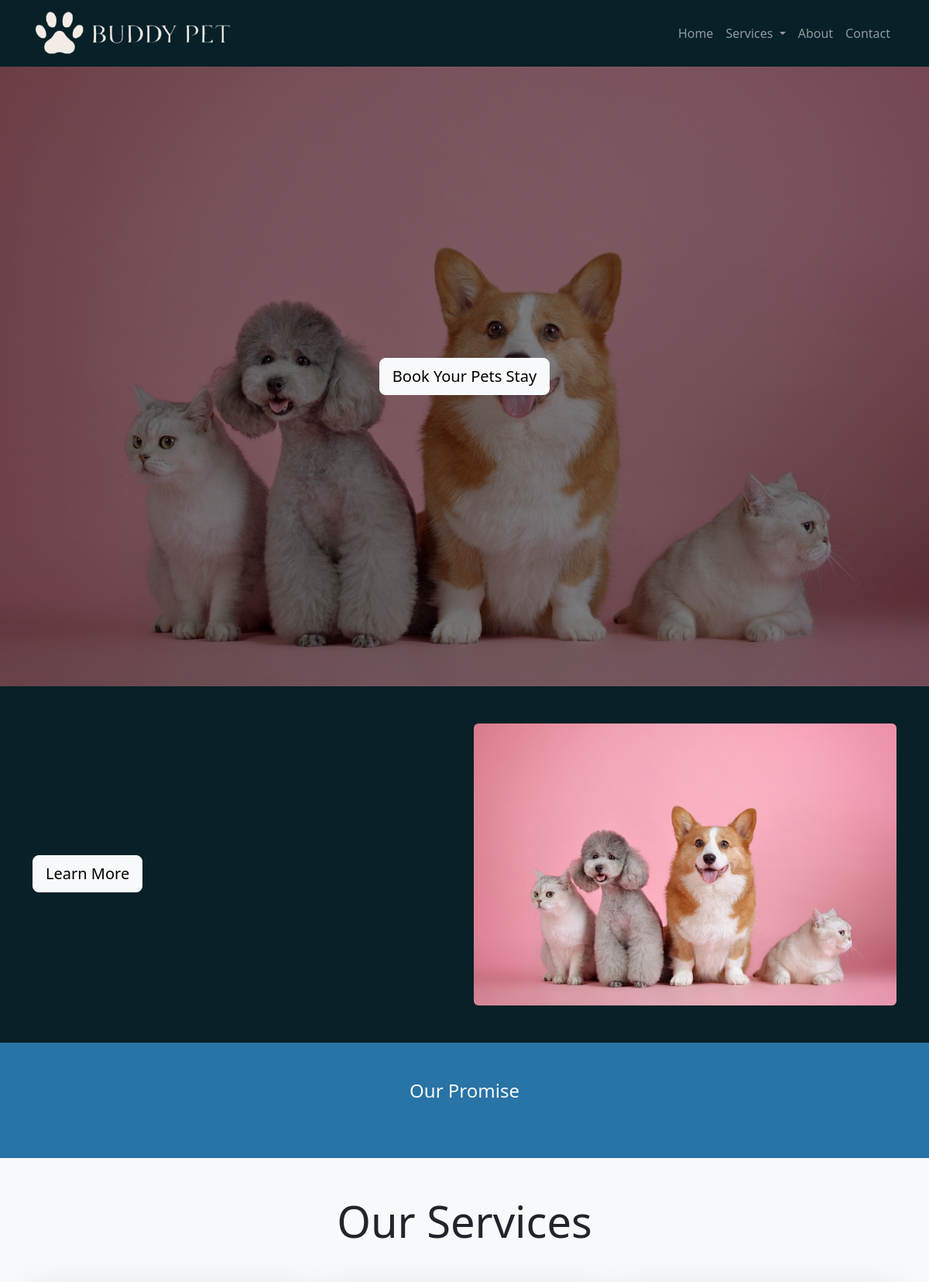
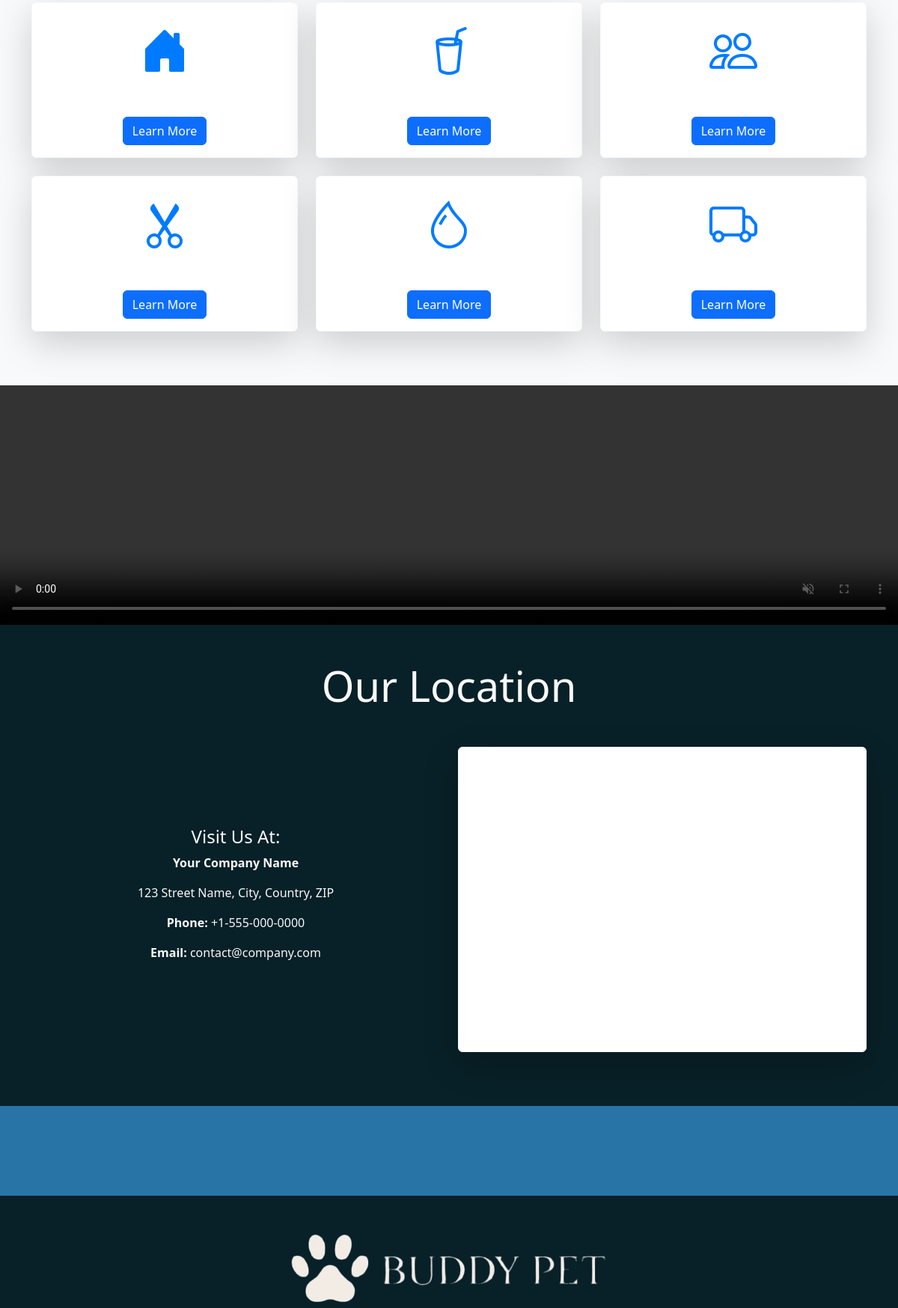
The page / (upper part) on the database its author committed (2 pictures, top to bottom).
### branding/models.py (models this page shows, shortened)
class Branding(models.Model):
    company_name = models.CharField(max_length=255, default="Your Company Name",
                                    help_text="Enter the full name of the company.")
    company_email = models.EmailField(default="contact@company.com",
                                      help_text="Enter the official company email address.")
    company_phone = models.CharField(max_length=20, default="+1-555-000-0000",
                                     help_text="Enter the company’s contact number (e.g., +1-555-000-0000).")
    company_address = models.TextField(default="123 Street Name, City, Country, ZIP",
                                       help_text="Enter the full address of the company, including city and ZIP code.")
    logo = models.ImageField(upload_to="branding/", default="default/default_logo.png",
                             help_text="Upload the website logo.")
    favicon = models.ImageField(upload_to="branding/", default="default/default_icon.ico",
                                help_text="Upload the favicon (ICO or PNG).")
    video = models.FileField(upload_to="branding/videos/", default="default/default_video.mp4", blank=True, null=True,
                             help_text="Upload a promotional or branding video file.")
    meta_keywords = models.CharField(max_length=255, blank=True,
                                     default="generic, branding, business, website, company",
                                     help_text="Enter meta keywords for SEO (comma-separated).")
    meta_description = models.TextField(blank=True, default="Enter a meta description for SEO.",
                                        help_text="Enter a meta description for SEO.")
    twitter_link = models.URLField(blank=True, default="https://twitter.com/yourcompany",
                                   help_text="Link to your Twitter profile.")
    facebook_link = models.URLField(blank=True, default="https://facebook.com/yourcompany",
                                    help_text="Link to your Facebook page.")
    instagram_link = models.URLField(blank=True, default="https://instagram.com/yourcompany",
                                     help_text="Link to your Instagram profile.")
    class Meta:
        verbose_name = "Branding"
        verbose_name_plural = "Branding"

### home/models.py (models this page shows, shortened)
class HomePage(TranslatableModel):
    DEFAULT_IMAGE = "default/placeholder.jpg"
    DEFAULT_VIDEO = "default/placeholder.mp4"
    video = models.FileField(
        upload_to="home_page/",
        help_text="Upload the walkaround video.",
        default=DEFAULT_VIDEO
    )
    hero_image = models.ImageField(
        upload_to="home_page/",
        help_text="Upload the hero section background image.",
        default=DEFAULT_IMAGE
    )
    about_image = models.ImageField(
        upload_to="home_page/",
        help_text="Upload the about section image.",
        default=DEFAULT_IMAGE
    )
    location_image = models.ImageField(
        upload_to="home_page/",
        help_text="Upload the location section image.",
        default=DEFAULT_IMAGE
    )
    translations = TranslatedFields(
        hero_title=models.CharField(
            max_length=100,
            help_text="Main title for the hero section.",
            default="Unmatched Comfort for Your Pet"
        ),
        hero_subheading=models.CharField(
            max_length=255,
            help_text="Subheading text for the hero section.",
            default="A peaceful, luxury stay designed for ultimate relaxation, fun, and pampering."
        ),
        about_title=models.CharField(
            max_length=100,
            help_text="Title for the about section.",
            default="A Place Designed With Pets in Mind"
        ),
        about_subheading=models.CharField(
            max_length=255,
            help_text="Subheading for the about section.",
            default="Every corner crafted for safety, joy, and serenity — because they deserve the best."
        ),
        promise_title=models.CharField(
            max_length=100,
            help_text="Title for the 'Our Promise' section.",
            default="Our Promise to You"
        ),
        promise_subheading=models.CharField(
            max_length=255,
            help_text="Subheading for the 'Our Promise' section.",
            default="Compassionate care, luxurious surroundings, and attention to every detail of your pet’s stay."
        ),
        lifestyle_title=models.CharField(
            max_length=100,
            help_text="Title for the lifestyle section.",
            default="The Lifestyle They Deserve"
        ),
        lifestyle_subheading=models.CharField(
            max_length=255,
            help_text="Subheading for the lifestyle section.",
            default="Spacious play areas, gourmet meals, spa treatments, and cozy naps — it’s more than a stay, it’s a lifestyle."
        ),
    )
    class Meta:
        verbose_name = "Home Page Content"
        verbose_name_plural = "Home Page Content"

### home/views.py (the view)
# urls.py: path('', HomePageView.as_view(), name="home"),
class HomePageView(TemplateView):
    template_name = 'home.html'
    def get_context_data(self, **kwargs):
        context = {
            "branding": Branding.objects.first(),
            "home": HomePage.objects.first(),
            "service": ServicePage.objects.first(),
        }
        return context

### home/templates/home.html (shortened to what this page needs)
{% extends "base.html" %}
{% load i18n %}
    {% block extra_head %}
    {% load static %}
    <link rel="stylesheet" type="text/css" href="{% static 'home.css' %}">
    <link rel="stylesheet" type="text/css" href="{% static 'base.css' %}">
    {% endblock %}
{% block content %}
<body class="bg-light">
    <section class="hero-section pb-5 bg-primary text-white text-center d-flex justify-content-center align-items-center min-vh-100" style="background-image: url('{{ home.hero_image.url }}'); background-size: cover; background-position: center; position: relative;">
        <div class="container text-center" style="position: relative; z-index: 2;">
            <div class="row justify-content-center">
                <div class="col-lg-8 col-md-10">
                    <a href="{% url 'select_dates' %}" class="btn btn-light btn-lg">{% trans "Book Your Pets Stay" %}</a>
                </div>
            </div>
        </div>
    </section>
    <section class="about-section py-5 text-light" style="background-color: #082027;">
        <div class="container">
            <div class="row align-items-center">
                <div class="col-md-6">
                    <a href="{% url 'about_us' %}" class="btn btn-light btn-lg my-3">{% trans "Learn More" %}</a>
                </div>
                <div class="col-md-6">
                    <img src="{{ home.hero_image.url }}" alt="{% trans 'Pet Hotel Image' %}" class="img-fluid rounded w-100">
                </div>
            </div>
        </div>
    </section>
    <section class="our-promise-section py-5 text-light" style="background-color: #2874a6;">
        <div class="container text-center">
            <h4 class="font-weight-bold mb-2">{% trans "Our Promise" %}</h4>
        </div>
    </section>
    <section class="bg-light services-section py-5 text-dark">
        <div class="container">
            <h2 class="display-4 font-weight-bold text-center mb-5">{% trans "Our Services" %}</h2>
            <div class="row">
                <div class="col-md-4 mb-4">
                    <div class="card text-center shadow-lg border-light h-100">
                        <div class="card-body">
                            <div class="mb-4">
                                <i class="bi bi-house-door-fill" style="font-size: 4rem; color: #007bff;"></i>
                            </div>
                            <a href="{% url 'hotel' %}" class="btn btn-primary mt-3">{% trans "Learn More" %}</a>
                        </div>
                    </div>
                </div>
                <div class="col-md-4 mb-4">
                    <div class="card text-center shadow-lg border-light h-100">
                        <div class="card-body">
                            <div class="mb-4">
                                <i class="bi bi-cup-straw" style="font-size: 4rem; color: #007bff;"></i>
                            </div>
                            <a href="{% url 'meals' %}" class="btn btn-primary mt-3">{% trans "Learn More" %}</a>
                        </div>
                    </div>
                </div>
                <div class="col-md-4 mb-4">
                    <div class="card text-center shadow-lg border-light h-100">
                        <div class="card-body">
                            <div class="mb-4">
                                <i class="bi bi-people" style="font-size: 4rem; color: #007bff;"></i>
                            </div>
                            <a href="{% url 'training' %}" class="btn btn-primary mt-3">{% trans "Learn More" %}</a>
                        </div>
                    </div>
                </div>
            </div>
            <div class="row">
                <div class="col-md-4 mb-4">
                    <div class="card text-center shadow-lg border-light h-100">
                        <div class="card-body">
                            <div class="mb-4">
                                <i class="bi bi-scissors" style="font-size: 4rem; color: #007bff;"></i>
                            </div>
                            <a href="{% url 'grooming' %}" class="btn btn-primary mt-3">{% trans "Learn More" %}</a>
                        </div>
                    </div>
                </div>
                <div class="col-md-4 mb-4">
                    <div class="card text-center shadow-lg border-light h-100">
                        <div class="card-body">
                            <div class="mb-4">
                                <i class="bi bi-droplet" style="font-size: 4rem; color: #007bff;"></i>
                            </div>
                            <a href="{% url 'water_sports' %}" class="btn btn-primary mt-3">{% trans "Learn More" %}</a>
                        </div>
                    </div>
                </div>
                <div class="col-md-4 mb-4">
                    <div class="card text-center shadow-lg border-light h-100">
                        <div class="card-body">
                            <div class="mb-4">
                                <i class="bi bi-truck" style="font-size: 4rem; color: #007bff;"></i>
                            </div>
                            <a href="{% url 'transportation' %}" class="btn btn-primary mt-3">{% trans "Learn More" %}</a>
                        </div>
                    </div>
                </div>
            </div>
        </div>
    </section>
    <section class="lifestyle-section py-0 text-center w-100" style="height: 40vh; overflow: hidden;">
        <video class="w-100 h-100" style="object-fit: cover;" autoplay muted loop playsinline controls>
            <source src="{{ branding.video.url }}" type="video/mp4">
        </video>
    </section>
    <section class="location-section py-5 text-light" style="background-color: #082027;">
        <div class="container">
            <h2 class="display-4 font-weight-bold text-center mb-5">{% trans "Our Location" %}</h2>
            <div class="row">
                <div class="col-md-6 mb-4 d-flex justify-content-center align-items-center">
                    <div class="text-center">
                        <h4>{% trans "Visit Us At:" %}</h4>
                        <p><strong>{{branding.company_name}}</strong></p>
                        <p>{{branding.company_address}}</p>
                        <p><strong>{% trans "Phone:" %}</strong> {{branding.company_phone}}</p>
                        <p><strong>{% trans "Email:" %}</strong> {{branding.company_email}}</p>
                    </div>
                </div>
                <div class="col-md-6 mb-4">
                    <div class="card shadow-lg border-light" style="height: 100%;">
                        <div class="card-body p-0">
                            <div class="embed-responsive embed-responsive-16by9">
                                <iframe class="embed-responsive-item"
                                        src="https://maps.google.com/maps?q=Pattaya%2C%20Thailand&z=14&output=embed"
                                        width="100%" height="400" style="border:0;"
                                        allowfullscreen="" loading="lazy"></iframe>
                            </div>
                        </div>
                    </div>
                </div>
            </div>
        </div>
    </section>
    <section class="lifestyle-section py-5 text-center" style="background-color: #2874a6;">
    </section>
</body>
{% endblock %}

### home/templates/base.html (shortened to what this page needs)
<!DOCTYPE html>
{% load i18n %}
<html lang="{% get_current_language as LANGUAGE_CODE %}">
<head>
    {% load static %}
    <link rel="stylesheet" type="text/css" href="{% static 'base.css' %}">
    <link href="https://cdn.jsdelivr.net/npm/bootstrap@5.3.2/dist/css/bootstrap.min.css" rel="stylesheet">
    <link rel="stylesheet" href="https://cdn.jsdelivr.net/npm/bootstrap-icons/font/bootstrap-icons.css">
    {% block extra_head %}{% endblock %}
</head>
<body class="bg-light">
    <nav class="navbar navbar-expand-lg navbar-dark" style="background-color: #082027; z-index: 1000;">
        <div class="container">
            <a class="navbar-brand" href="/">
                <img src="{{ branding.logo.url }}" alt="{{ branding.company_name }}" class="img-fluid" style="max-height: 60px;">
            </a>
            <div class="collapse navbar-collapse" id="navbarNav">
                <ul class="navbar-nav ms-auto">
                    <li class="nav-item"><a class="nav-link" href="/">{% trans "Home" %}</a></li>
                    <li class="nav-item dropdown">
                        <a class="nav-link dropdown-toggle" id="navbarDropdown" role="button" data-bs-toggle="dropdown" aria-expanded="false" href="{% url 'services' %}">
                            {% trans "Services" %}
                        </a>
                    </li>
                    <li class="nav-item"><a class="nav-link" href="{% url 'about_us' %}">{% trans "About" %}</a></li>
                    <li class="nav-item"><a class="nav-link" href="{% url 'contact' %}">{% trans "Contact" %}</a></li>
                </ul>
            </div>
        </div>
    </nav>
    {% block content %} {% endblock %}
    <footer class="text-light py-5 pt-5" style="background-color: #082027;">
        <div class="container">
            <div class="row justify-content-center text-center">
                <div class="col-12 text-center mb-4">
                    <img src="{{ branding.logo.url }}" alt="{{ branding.company_name }}" class="img-fluid" style="max-height: 100px;">
                </div>
            </div>
        </div>
    </footer>
</body>
</html>

### rows shown on the page
Branding: logo (placeholder picture), company_name "Your Company Name", company_address "123 Street Name, City, Country, ZIP", company_phone "+1-555-000-0000", company_email "contact@company.com"
HomePage: hero_image (placeholder picture)
